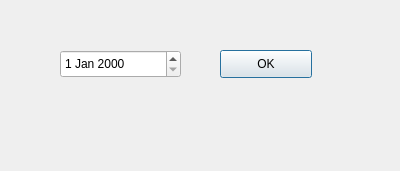
<?xml version="1.0" encoding="UTF-8"?>
<ui version="4.0">
 <class>TempoDeVidaForm</class>
 <widget class="QDialog" name="TempoDeVidaForm">
  <property name="geometry">
   <rect>
    <x>0</x>
    <y>0</y>
    <width>400</width>
    <height>171</height>
   </rect>
  </property>
  <property name="windowTitle">
   <string>TempoDeVidaForm</string>
  </property>
  <widget class="QDateEdit" name="dateEdit">
   <property name="geometry">
    <rect>
     <x>60</x>
     <y>50</y>
     <width>121</width>
     <height>28</height>
    </rect>
   </property>
  </widget>
  <widget class="QPushButton" name="pushButton">
   <property name="geometry">
    <rect>
     <x>220</x>
     <y>50</y>
     <width>92</width>
     <height>28</height>
    </rect>
   </property>
   <property name="text">
    <string>OK</string>
   </property>
  </widget>
  <widget class="QLabel" name="label">
   <property name="geometry">
    <rect>
     <x>60</x>
     <y>99</y>
     <width>251</width>
     <height>41</height>
    </rect>
   </property>
   <property name="text">
    <string/>
   </property>
  </widget>
 </widget>
 <resources/>
 <connections/>
</ui>
